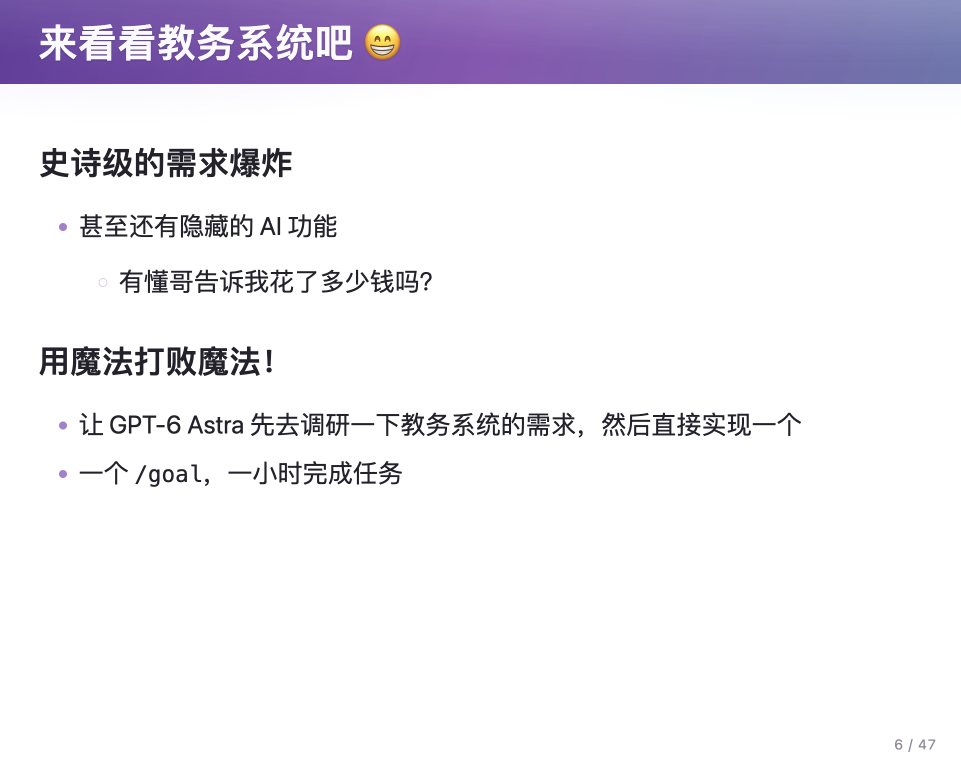
#> input picture 生成式软件工程/lecture-06/frames/page-006.png, 1922 x 1544 px, given in place of slide-01.jpg, which was not available (shown at 1/2 size)
$ python make_evidence.py
#> lines starting #> are read from the running program, lines starting #| are printed output that depends on the picture; pictures that were not available may be replaced by others from this repository, and a replacement may not be noted
from PIL import Image,ImageDraw
from pathlib import Path
import json
p=Path(__file__).parent;notes=json.loads((p/'notes.json').read_text());ims=[f['path'] for s in notes['sections'] for f in s['frames']]
#> (reads 生成式软件工程/lecture-05/revisions/20261008-editorial/before/notes.json from the repository)
(p/'sources/selected-images.json').write_text(json.dumps(ims))
for i in range(0,len(ims),3):
 out=Image.new('RGB',(1200,3*1000),'#aaa');d=ImageDraw.Draw(out)
#> after `out = Image.new('RGB', (1200, 3 * 1000), '#aaa')`: out: PIL image 1200x3000 RGB; every value is 170
 for j,path in enumerate(ims[i:i+3]):
  img=Image.open(p/path).convert('RGB');img.thumbnail((1200,960));out.paste(img,(0,j*1000+30));d.text((10,j*1000+5),path,fill='black')
#> further down, img is the input picture: PIL image 1922x1544 RGB; mean R, G, B 236.5, 233.8, 241.4
#> after `img.thumbnail((1200, 960))`:
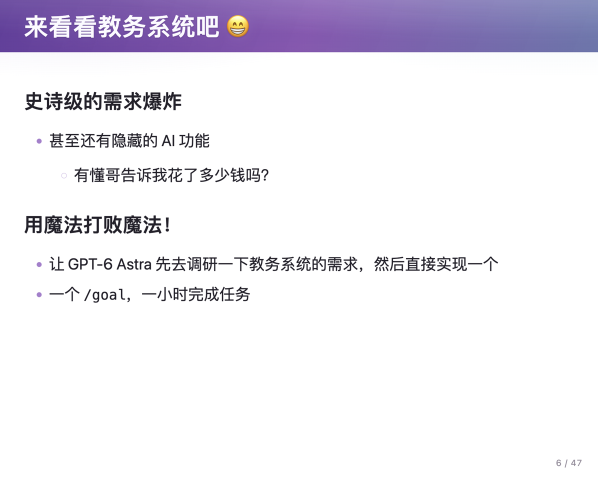
#> img: PIL image 1195x960 RGB (shown at 1/2 size); mean R, G, B 236.4, 233.7, 241.3
#> after `out.paste(img, (0, j * 1000 + 30))`:
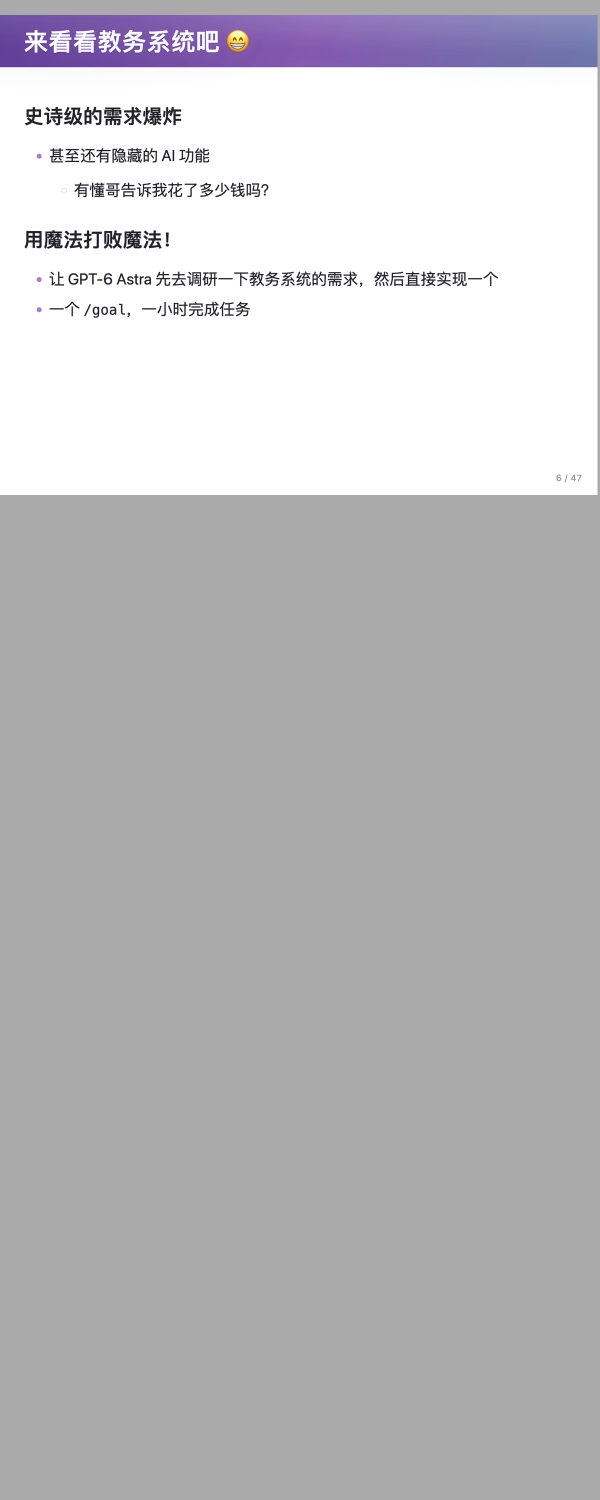
#> out: PIL image 1200x3000 RGB (shown at 1/2 size); mean R, G, B 191.2, 190.3, 192.7
 out.save(p/'sources'/f'audit-sheet-{i//3+1:02d}.jpg')
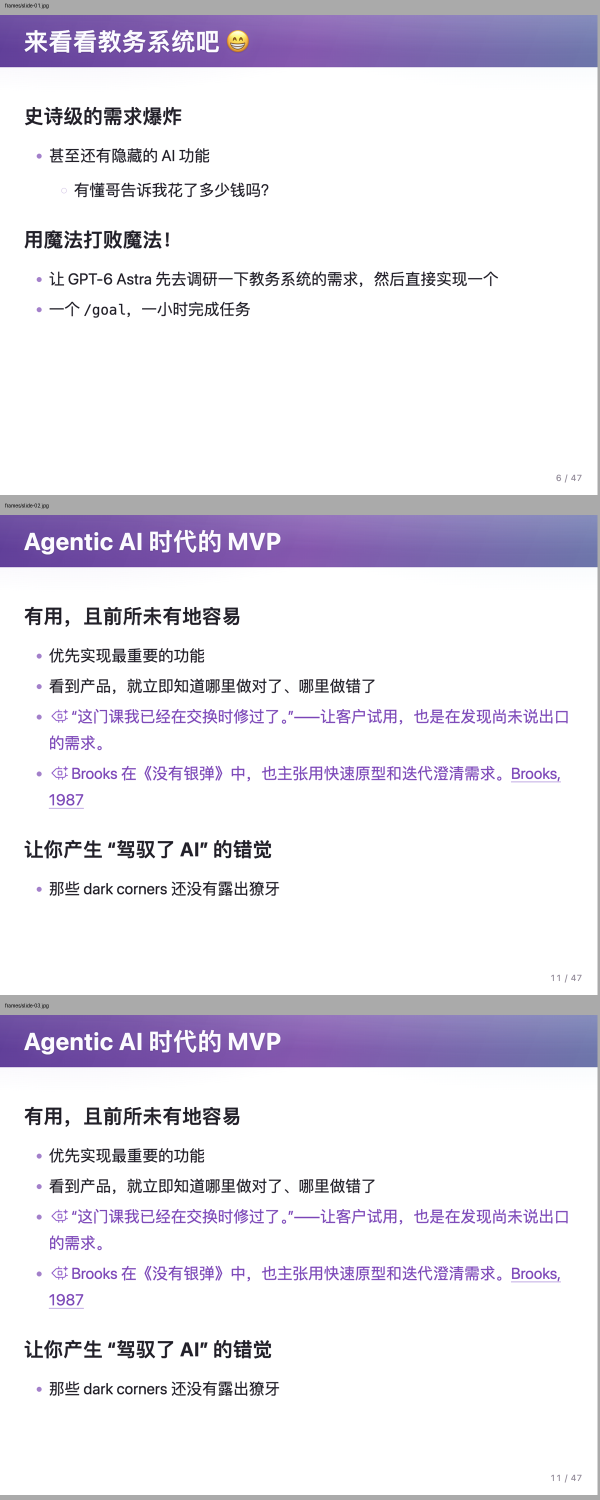
#> saved as audit-sheet-01.jpg: PIL image 1200x3000 RGB (shown at 1/2 size); mean R, G, B 231.9, 228.8, 237.5
#> (the run stopped early here; a loop or call above may not have finished)
